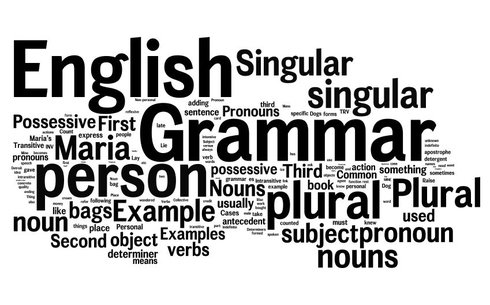
#> input picture 01.text/images/4.jpg, 490 x 305 px
$ python imShow3.py   (older library calls are emulated)
#> lines starting #> are read from the running program, lines starting #| are printed output that depends on the picture; after the words box and inside, x2 and y2 are one past the last pixel; in counts of white or black regions, pixels touching at a corner belong together
import cv2
import matplotlib.pyplot as plt

# , cv2.IMREAD_GRAYSCALE
img = cv2.imread('./images/4.jpg')
#> img is the input picture: shape (305, 490, 3); min 0, max 255, mean 194.2
img_gray = cv2.cvtColor(img, cv2.COLOR_BGR2GRAY)

ret, origin = cv2.threshold(img_gray, 127, 255, 0)
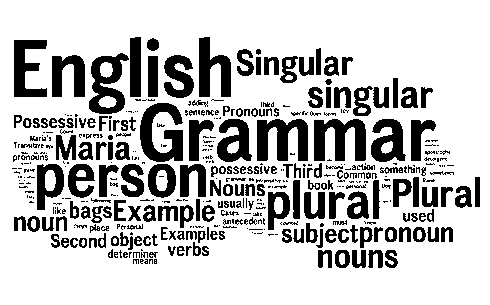
#> origin: shape (305, 490); 76.5% white; 450 black regions (231 under 20 px), largest, box (x1, y1, x2, y2) and area: (140, 103, 183, 162) 1471, (314, 119, 366, 161) 1440, (257, 119, 308, 161) 1439
thr1 = cv2.adaptiveThreshold(img_gray, 255, cv2.ADAPTIVE_THRESH_GAUSSIAN_C, cv2.THRESH_BINARY, 11, 2)
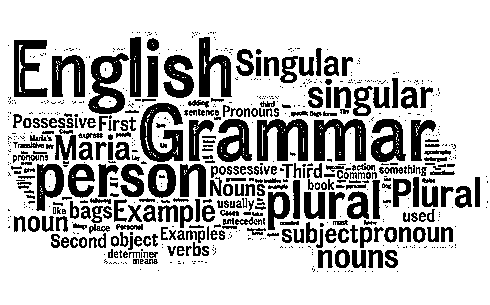
#> thr1: shape (305, 490); 74.9% white; 727 black regions (454 under 20 px), largest, box (x1, y1, x2, y2) and area: (314, 119, 366, 161) 1390, (140, 103, 183, 162) 1387, (257, 119, 308, 161) 1372
thr2 = cv2.adaptiveThreshold(img_gray, 255, cv2.ADAPTIVE_THRESH_MEAN_C, cv2.THRESH_BINARY, 11, 2)
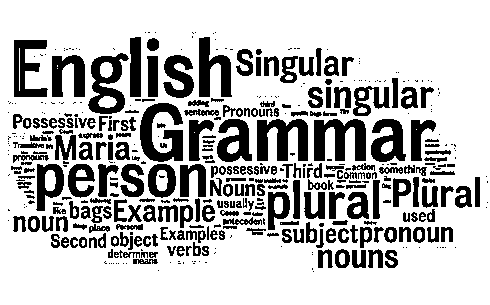
#> thr2: shape (305, 490); 74.6% white; 455 black regions (193 under 20 px)

# 필요없는 변수는 _로 지정 가능
# _, contours, _ = cv2.findContours(origin, cv2.RETR_TREE, cv2.CHAIN_APPROX_SIMPLE)
# image, contours, hierarchy = cv2.findContours(origin, cv2.RETR_CCOMP, cv2.CHAIN_APPROX_NONE)

# 윤곽선으로 상자 만들기
contours, hierachy = cv2.findContours(thr2, cv2.RETR_CCOMP, cv2.CHAIN_APPROX_NONE)
#> contours = 617 contours, 308 with area under 20; largest, box (x1, y1, x2, y2) and area: (0, 0, 490, 305) 148656, (87, 52, 130, 115) 1714, (139, 102, 184, 163) 1616, (313, 118, 367, 162) 1588, (256, 118, 309, 162) 1578

cv2.drawContours(img, contours, -1, (0, 0, 255), 1)
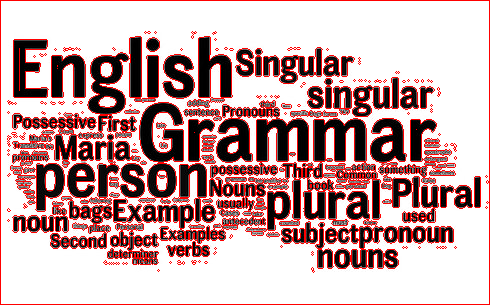
#> img: shape (305, 490, 3); 12.83% of pixels changed, all inside (x1, y1, x2, y2) = (0, 0, 490, 305)
cv2.imshow('contour', img)

# [5 lines of commented-out code are left out]

cv2.waitKey(0)
cv2.destroyAllWindows()


# 1. 모든 윤곽을 찾는다.
# 2. 경계 상자 목록을 만든다. (각 윤곽선마다 하나의 상자)
# 3. 가장 오른쪽 테두리 상자인지 확인한다.
# 4. 다른 모든 상자의 (x, y, 너비, 높이) 정보를 사용하여 ROI를 만들고 숫자 만 자릅니다.

$ run again, with 01.text/images/1.jpg copied over 01.text/images/4.jpg
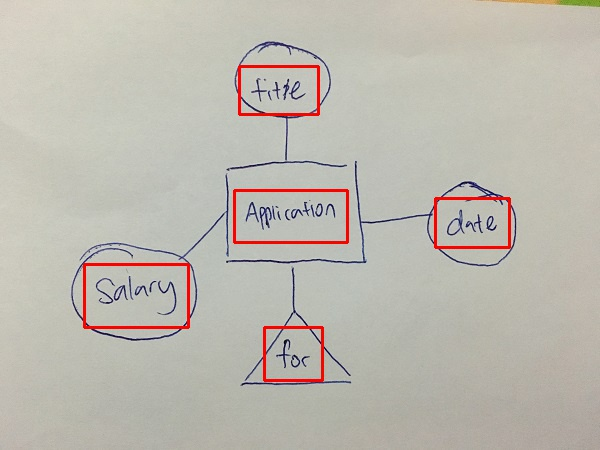
#> input picture 01.text/images/1.jpg, 600 x 450 px
#> img is the input picture: shape (450, 600, 3); mean B, G, R 176.2, 185.3, 189.5
#> `ret, origin = cv2.threshold(img_gray, 127, 255, 0)`:
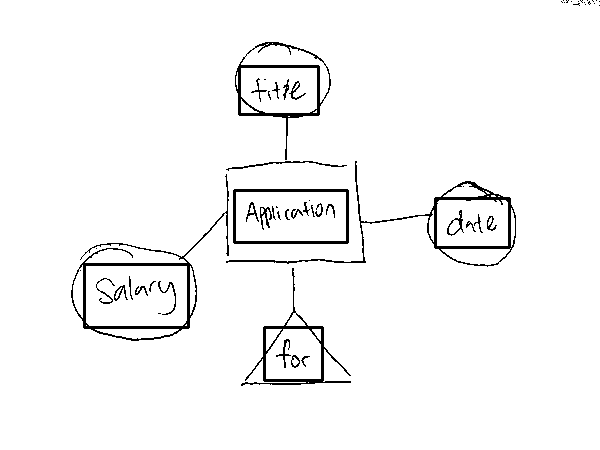
#> origin: shape (450, 600); 96.8% white; 58 black regions (27 under 20 px), largest, box (x1, y1, x2, y2) and area: (71, 174, 229, 341) 1835, (226, 161, 516, 267) 1744, (235, 42, 331, 160) 1257
#> thr1: shape (450, 600); 85.6% white; black in thin lines or dots
#> thr2: shape (450, 600); 83.9% white; black in thin lines or dots
#> contours = 11796 contours, 11554 with area under 20; largest, box (x1, y1, x2, y2) and area: (0, 0, 600, 450) 267385, (70, 172, 230, 342) 9681, (225, 160, 518, 268) 6984, (225, 40, 348, 172) 6697, (232, 188, 350, 245) 6544
#> `cv2.drawContours(img, contours, -1, (0, 0, 255), 1)`:
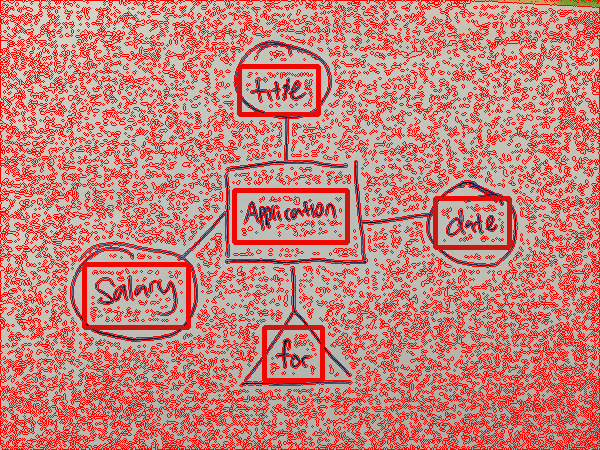
#> img: shape (450, 600, 3); mean B, G, R 123.6, 130, 207.8

$ run again, with 01.text/images/2.jpg copied over 01.text/images/4.jpg
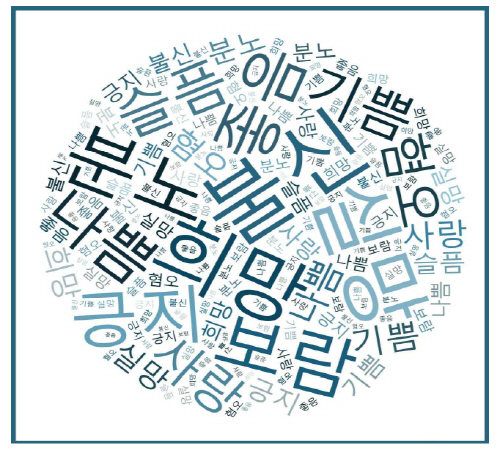
#> input picture 01.text/images/2.jpg, 500 x 449 px
#> img is the input picture: shape (449, 500, 3); mean B, G, R 227.7, 224.6, 214.6
#> `ret, origin = cv2.threshold(img_gray, 127, 255, 0)`:
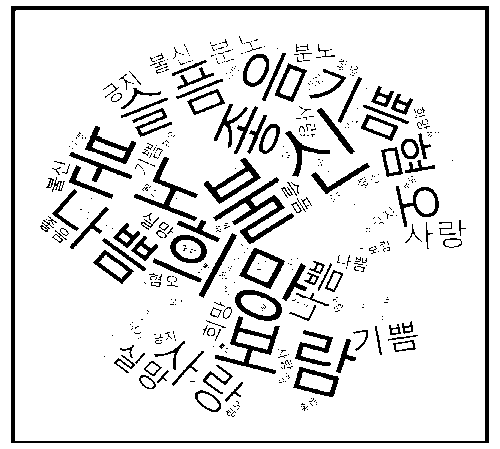
#> origin: shape (449, 500); 87.8% white; 512 black regions (406 under 20 px), largest, box (x1, y1, x2, y2) and area: (11, 6, 489, 443) 6317, (213, 177, 294, 244) 1205, (215, 316, 280, 374) 870
#> thr1: shape (449, 500); 77.8% white; 609 black regions (177 under 20 px), largest, box (x1, y1, x2, y2) and area: (11, 6, 489, 444) 7686, (212, 177, 295, 245) 1334, (214, 316, 280, 375) 957
#> thr2: shape (449, 500); 76.9% white; 525 black regions (116 under 20 px)
#> contours = 938 contours, 385 with area under 20; largest, box (x1, y1, x2, y2) and area: (0, 0, 500, 449) 223550, (10, 5, 490, 445) 210279, (16, 10, 485, 441) 200358, (211, 176, 296, 246) 1572, (213, 315, 281, 376) 1458
#> `cv2.drawContours(img, contours, -1, (0, 0, 255), 1)`:
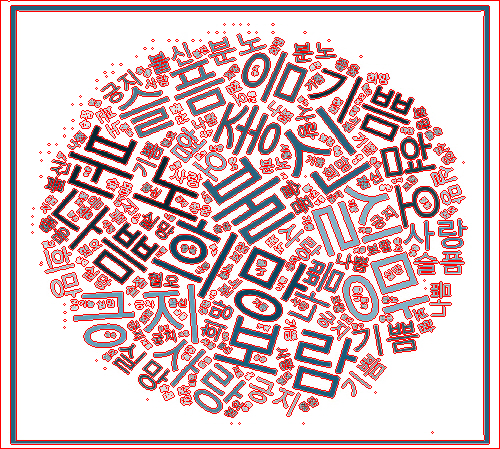
#> img: shape (449, 500, 3); 14.5% of pixels changed, all inside (x1, y1, x2, y2) = (0, 0, 500, 449)
